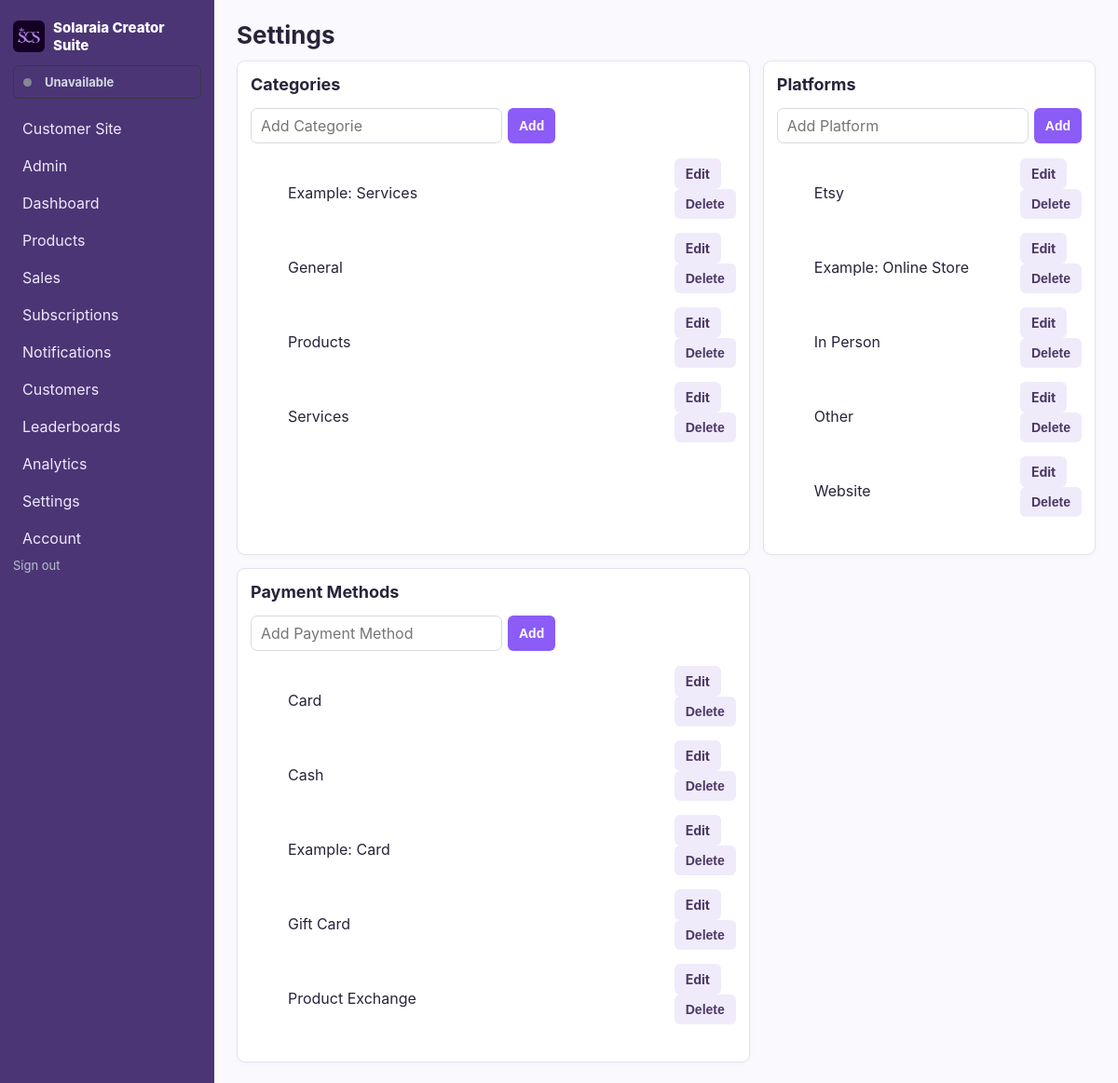
The app's page /settings (signed in), older data.
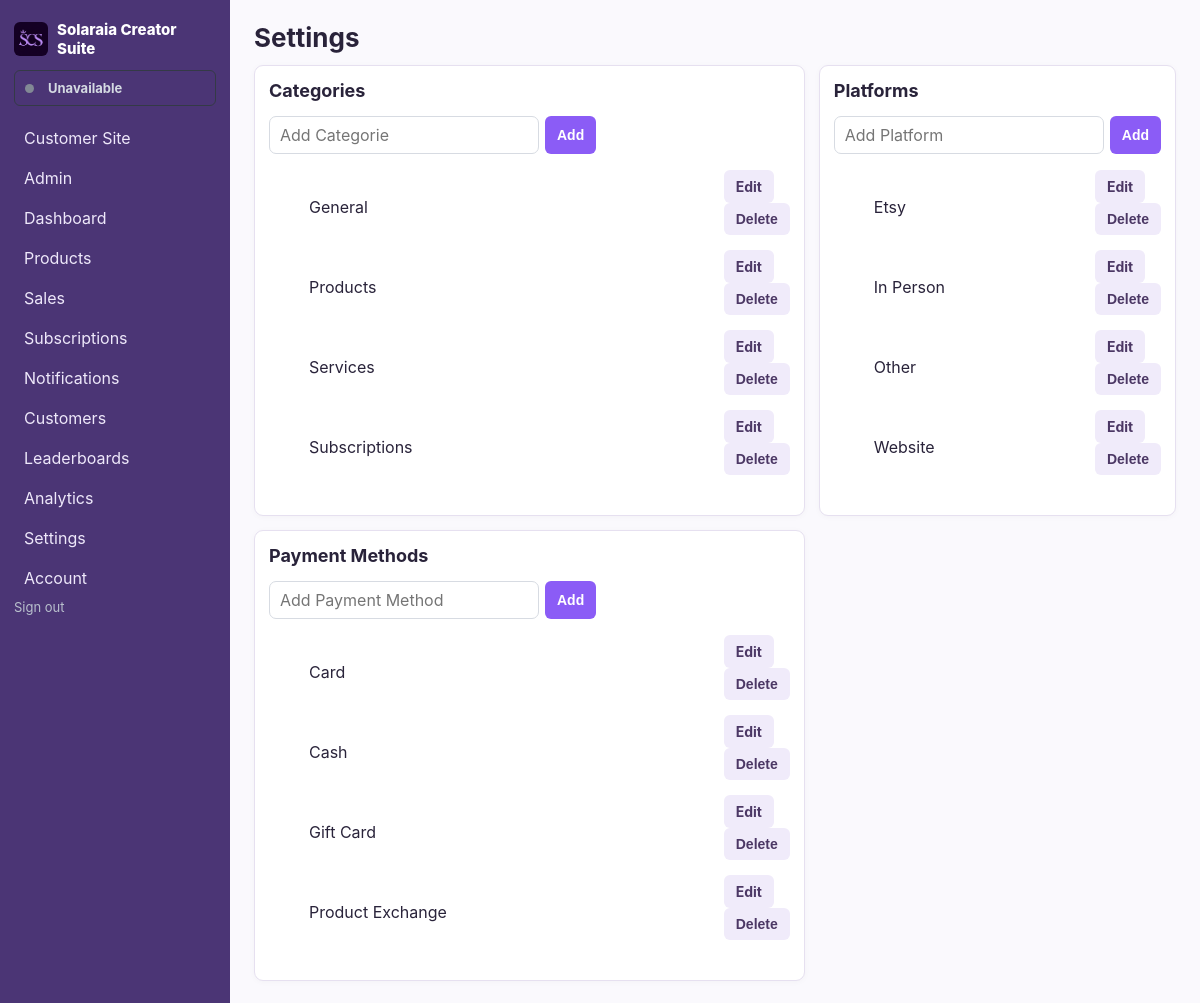
The same page, newer data.
### models.py (models this page shows)
class CreatorAccount(db.Model):
    __tablename__ = 'creator_account'
    id = db.Column(db.Integer, primary_key=True)
    username = db.Column(db.String(64), nullable=False, unique=True)
    email = db.Column(db.String(255), nullable=False, unique=True)
    display_name = db.Column(db.String(120))
    bio = db.Column(db.Text)
    profile_image = db.Column(db.String(255))
    is_active = db.Column(db.Boolean, nullable=False, default=False)
    password_hash = db.Column(db.String(255), nullable=False)
    is_admin = db.Column(db.Boolean, nullable=False, default=False)
    is_approved = db.Column(db.Boolean, nullable=False, default=False)
    stripe_account_id = db.Column(db.String(255), unique=True)
    stripe_customer_id = db.Column(db.String(255))
    stripe_subscription_id = db.Column(db.String(255))
    stripe_subscription_checkout_session_id = db.Column(db.String(255))
    stripe_subscription_status = db.Column(db.String(40), nullable=False, default='inactive')
    stripe_subscription_period_end = db.Column(db.DateTime)
    subscription_exempt = db.Column(db.Boolean, nullable=False, default=False)
    stripe_charges_enabled = db.Column(db.Boolean, nullable=False, default=False)
    stripe_details_submitted = db.Column(db.Boolean, nullable=False, default=False)
    accepting_orders = db.Column(db.Boolean, nullable=False, default=False)
    banner_notifications = db.Column(db.Boolean, nullable=False, default=True)
    email_notifications = db.Column(db.Boolean, nullable=False, default=False)
    disable_content_contact = db.Column(db.Boolean, nullable=False, default=False)
    created_at = db.Column(db.DateTime, default=datetime.utcnow, nullable=False)
    version_id = db.Column(db.Integer, nullable=False, default=1)
    __table_args__ = (
        db.Index('uq_creator_stripe_customer_id', 'stripe_customer_id', unique=True),
        db.Index('uq_creator_stripe_subscription_id', 'stripe_subscription_id', unique=True),
    )
    __mapper_args__ = {'version_id_col': version_id}

class Category(db.Model):
    id = db.Column(db.Integer, primary_key=True)
    owner_id = db.Column(db.Integer, db.ForeignKey('creator_account.id'), nullable=False)
    name = db.Column(db.String(120), nullable=False)
    description = db.Column(db.Text)
    version_id = db.Column(db.Integer, nullable=False, default=1)
    __table_args__ = (db.UniqueConstraint('owner_id', 'name', name='uq_category_owner_name'),)
    __mapper_args__ = {'version_id_col': version_id}
    products = db.relationship('Product', backref='category', lazy=True)

class Platform(db.Model):
    id = db.Column(db.Integer, primary_key=True)
    owner_id = db.Column(db.Integer, db.ForeignKey('creator_account.id'), nullable=False)
    name = db.Column(db.String(120), nullable=False)
    active = db.Column(db.Boolean, default=True)
    version_id = db.Column(db.Integer, nullable=False, default=1)
    __table_args__ = (db.UniqueConstraint('owner_id', 'name', name='uq_platform_owner_name'),)
    __mapper_args__ = {'version_id_col': version_id}

class PaymentMethod(db.Model):
    id = db.Column(db.Integer, primary_key=True)
    owner_id = db.Column(db.Integer, db.ForeignKey('creator_account.id'), nullable=False)
    name = db.Column(db.String(120), nullable=False)
    active = db.Column(db.Boolean, default=True)
    version_id = db.Column(db.Integer, nullable=False, default=1)
    __table_args__ = (db.UniqueConstraint('owner_id', 'name', name='uq_payment_method_owner_name'),)
    __mapper_args__ = {'version_id_col': version_id}

### app.py (the view)
@app.route('/settings', methods=['GET','POST'])
def settings():
    if request.method=='POST':
        model={'category':Category,'platform':Platform,'payment':PaymentMethod}[request.form['kind']]
        name=request.form['name'].strip()
        if name: db.session.add(model(owner_id=g.creator.id, name=name)); db.session.commit(); flash('Setting added.','success')
        return redirect(url_for('settings'))
    return render_template('settings/index.html', categories=Category.query.filter_by(owner_id=g.creator.id).order_by(Category.name).all(), platforms=Platform.query.filter_by(owner_id=g.creator.id).order_by(Platform.name).all(), payments=PaymentMethod.query.filter_by(owner_id=g.creator.id).order_by(PaymentMethod.name).all())

### app.py (called while the page is built, shortened)
@event.listens_for(Session, 'do_orm_execute')
def scope_creator_queries(execute_state):
    if not execute_state.is_select or not execute_state.is_orm_statement or not has_request_context():
        return
    creator_id = getattr(g, 'creator_id', None)
    if getattr(g, 'is_admin', False):
        return
    if not creator_id or request.endpoint in PUBLIC_ENDPOINTS:
        return
    execute_state.statement = execute_state.statement.options(*(
        with_loader_criteria(model, lambda entity: entity.owner_id == creator_id, include_aliases=True)
        for model in TENANT_MODELS
    ))

@app.before_request
def require_creator():
    creator_id = session.get('creator_id')
    creator = db.session.get(CreatorAccount, creator_id) if creator_id else None
    if creator is None or not creator.is_approved:
        session.clear()
        return redirect(url_for('login', next=request.full_path))
    g.creator = creator
    g.creator_id = creator.id
    g.is_admin = creator.is_admin
    if not creator.is_admin:
        _notify_expired_service_subscriptions(creator.id)
    if request.endpoint and request.endpoint.startswith('admin_') and not creator.is_admin:
        abort(403)
    if not creator.is_admin and not creator.subscription_exempt and creator.stripe_subscription_status not in ACTIVE_SUBSCRIPTION_STATUSES:
        if request.endpoint not in BILLING_ACCESS_ENDPOINTS:
            return redirect(url_for('seller_billing'))

### templates/settings/index.html
{% extends 'base.html' %}{% block title %}Settings{% endblock %}{% block heading %}Settings{% endblock %}{% block content %}<div class="grid">{% for kind,title,items in [('category','Categories',categories),('platform','Platforms',platforms),('payment','Payment Methods',payments)] %}<section class="panel"><h2>{{title}}</h2><form method="post" class="inline"><input type="hidden" name="kind" value="{{kind}}"><input name="name" required placeholder="Add {{title[:-1] if title.endswith('s') else title}}"><button class="button">Add</button></form><ul>{% for x in items %}<li class="setting-row"><span>{{x.name}}</span><span><a class="button secondary" href="{{url_for('setting_edit',kind=kind,id=x.id)}}">Edit</a><form class="inline" method="post" action="{{url_for('setting_delete',kind=kind,id=x.id)}}" onsubmit="return confirm('Delete {{x.name}}?')"><input type="hidden" name="version_id" value="{{x.version_id}}"><button class="button secondary danger">Delete</button></form></span></li>{% else %}<li>None configured.</li>{% endfor %}</ul></section>{% endfor %}</div>{% endblock %}

### templates/base.html (shortened to what this page needs)
<!doctype html>
<html lang="en">
<head>
	<link rel="stylesheet" href="{{ url_for('static', filename='css/app.css') }}">
</head>
<body>
	<aside>
		<div class="brand"><img src="{{url_for('static', filename='Logo.png')}}" alt=""><span>Solaraia Creator Suite</span></div>
		{% if current_creator %}
		<div class="nav-seller-availability" aria-live="polite">
			<span class="seller-active-dot {{'is-inactive' if not current_creator.is_active else ''}}" aria-hidden="true"></span>
			<span>{{'Available' if current_creator.is_active else 'Unavailable'}}</span>
		</div>
		{% endif %}
		<nav>
			<a href="{{url_for('storefront')}}">Customer Site</a>
			{% if current_creator and current_creator.is_admin %}<a href="{{url_for('admin_dashboard')}}">Admin</a>{% endif %}
			<a href="{{url_for('dashboard')}}">Dashboard</a>
			<a href="{{url_for('products')}}">Products</a>
			<a href="{{url_for('sales')}}">Sales</a>
			<a href="{{url_for('service_subscriptions')}}">Subscriptions</a>
			<a href="{{url_for('notifications')}}">Notifications{% if unread_notifications %} ({{unread_notifications|length}}){% endif %}</a>
			<a href="{{url_for('customers')}}">Customers</a>
			<a href="{{url_for('leaderboards')}}">Leaderboards</a>
			<a href="{{url_for('analytics')}}">Analytics</a>
			<a href="{{url_for('settings')}}">Settings</a>
			<a href="{{url_for('account_settings')}}">Account</a>
		</nav>
		<a class="logout-link" href="{{ url_for('logout') }}">Sign out</a>
	</aside>
	<main>
		<header><h1>{% block heading %}{% endblock %}</h1></header>
		{% block content %}{% endblock %}
	</main>
</body>
</html>

### static/css/app.css (style rules this page uses)
:root { font-family: Inter, system-ui, -apple-system, Segoe UI, sans-serif; color: #20242b; background: #f5f6f8; }
* { box-sizing: border-box; }
body { margin: 0; display: flex; min-height: 100vh; }
aside { width: 230px; background: #151922; color: #fff; padding: 20px 14px; position: fixed; inset: 0 auto 0 0; }
.brand { display: flex; align-items: center; gap: 9px; font-size: 15px; font-weight: 800; margin-bottom: 22px; }
.brand img { flex: 0 0 34px; width: 34px; height: 34px; object-fit: cover; border-radius: 6px; }
.nav-seller-availability { display: flex; align-items: center; gap: 8px; margin: -10px 0 14px; padding: 9px 10px; border: 1px solid #343a46; border-radius: 6px; color: #d4dae2; font-size: 13px; font-weight: 700; }
.seller-active-dot { display: inline-block; flex: 0 0 9px; width: 9px; height: 9px; border-radius: 50%; background: #2b9b63; vertical-align: middle; }
.seller-active-dot.is-inactive { background: #828995; }
nav { display: grid; gap: 4px; }
nav a { color: #b9c0cd; text-decoration: none; padding: 8px 10px; border-radius: 6px; }
main { margin-left: 230px; padding: 22px 24px; max-width: 1400px; width: calc(100% - 230px); }
header { display: flex; align-items: center; justify-content: space-between; margin-bottom: 10px; }
h1 { margin: 0; font-size: 26px; }
h2 { font-size: 18px; margin-top: 0; }
.cards > div, .panel { background: white; border: 1px solid #e2e5ea; border-radius: 9px; padding: 14px; box-shadow: 0 3px 14px #00000008; }
.grid { display: grid; grid-template-columns: 2fr 1fr; gap: 14px; }
.button { display: inline-block; border: 0; background: #2e5cff; color: #fff; padding: 8px 12px; border-radius: 6px; text-decoration: none; cursor: pointer; font-weight: 700; }
.secondary { background: #edf0f5; color: #303641; }
.danger { color: #c93535; }
.form input, .form select, .form textarea, .inline input { padding: 8px 10px; border: 1px solid #d7dbe2; border-radius: 7px; font: inherit; }
.inline { display: flex; gap: 6px; margin-bottom: 10px; }
.setting-row { display: flex; justify-content: space-between; align-items: center; gap: 10px; margin: 5px 0; }
.danger { color: #a33; }
header { margin-bottom: 12px; }
.cards > div, .panel { box-shadow: 0 1px 6px #00000008; }
.button { font-size: 14px; }
.setting-row { margin: 5px 0; }
.logout-link { margin-top: 14px; color: #b9c0cd; text-decoration: none; font-size: 13px; }
:root { --purple: #8b5cf6; --purple-dark: #6d3fd6; --purple-soft: #f1ebff; --border: #e6e0f0; }
body { background: #faf9fd; color: #29233a; }
aside { background: #4b3575; }
nav a { color: #eee8fa; }
.button { background: var(--purple); }
.secondary { background: #f0ebfa; color: #4c3865; }
.cards > div, .panel { border-color: var(--border); }
.seller-active-dot { margin-right: 6px; }

Row changes from the older to the newer data that the page shows:
removed Category: name "Example: Services"
removed Platform: name "Example: Online Store"
removed PaymentMethod: name "Example: Card"
added Category: name "Subscriptions"
